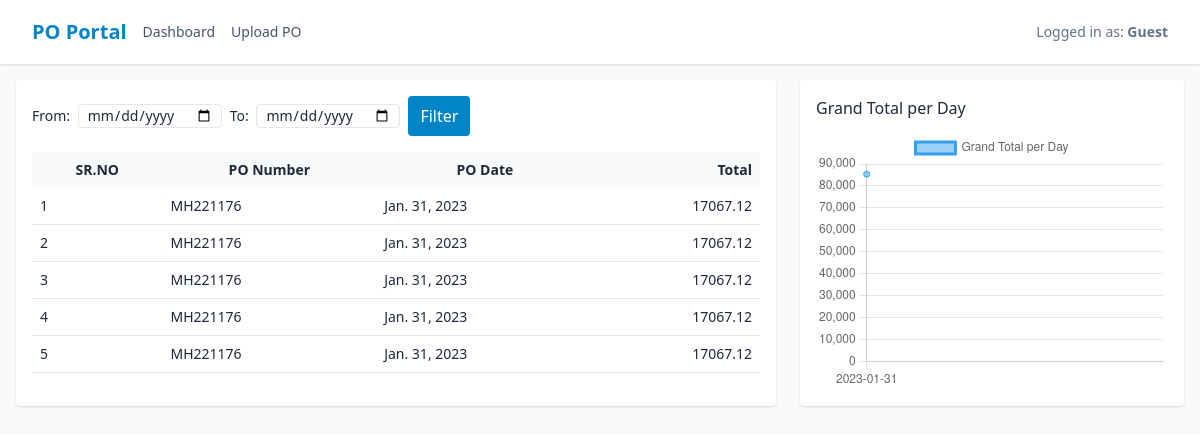
Before: /api/invoices/ with the older database file.
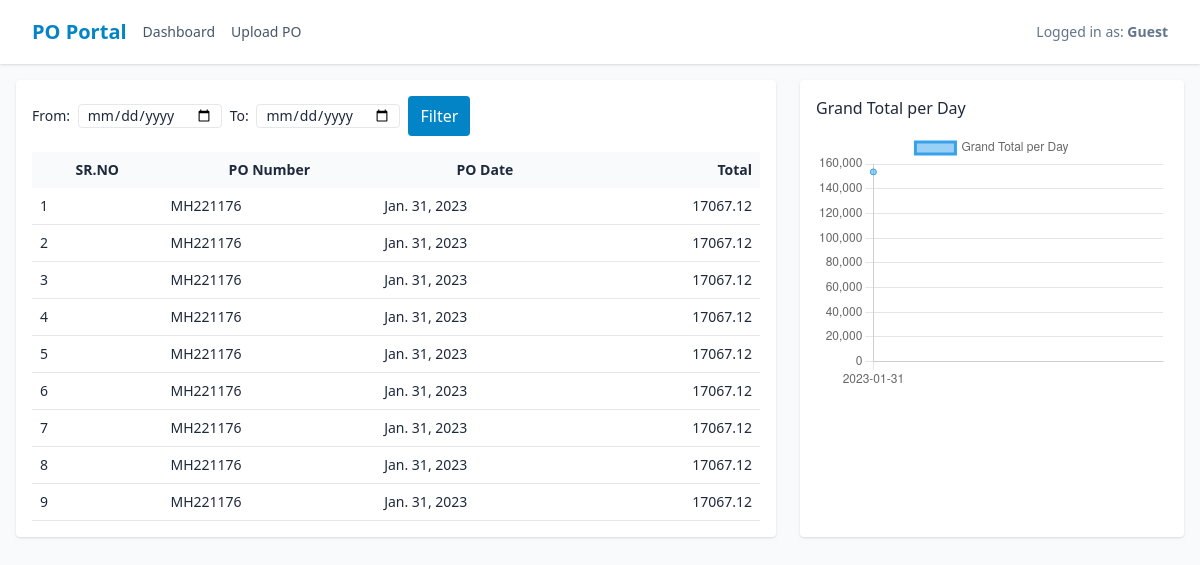
After: the same page with the newer database file.
### invoices/models.py (models this page shows, shortened)
class PurchaseOrder(models.Model):
    po_number = models.CharField(max_length=64, db_index=True)
    po_date = models.DateField(null=True, blank=True)
    grand_total = models.DecimalField(max_digits=14, decimal_places=2, null=True, blank=True)
    source_file = models.FileField(upload_to="po_uploads/")
    created_at = models.DateTimeField(auto_now_add=True)
    class Meta:
        indexes = [
            models.Index(fields=["po_number"]),
            models.Index(fields=["po_date"]),
            models.Index(fields=["created_at"]),
        ]

### invoices/views.py (the view)
# urls.py: path("", dashboard_view, name="dashboard"),
def dashboard_view(request):
    date_from = request.GET.get("from")
    date_to = request.GET.get("to")
    qs = PurchaseOrder.objects.all().order_by("-created_at")
    parsed_from = parse_date(date_from) if date_from else None
    parsed_to = parse_date(date_to) if date_to else None
    if parsed_from:
        qs = qs.filter(po_date__gte=parsed_from)
    if parsed_to:
        qs = qs.filter(po_date__lte=parsed_to)
    cache_key = f"po_agg:{date_from}:{date_to}"
    agg = cache.get(cache_key)
    if agg is None:
        agg = (
            qs.values("po_date")
              .annotate(total_per_day=Sum("grand_total"))
              .order_by("po_date")
        )
        agg = list(agg)
        agg = convert_for_json(agg)
        cache.set(cache_key, agg, timeout=60)
    return render(request, "invoices/dashboard.html", {
        "orders": qs[:500],
        "agg": json.dumps(agg),
        "filter_from": date_from or "",
        "filter_to": date_to or "",
    })

### invoices/views.py (called while the page is built)
def convert_for_json(obj):
    if isinstance(obj, dict):
        return {k: convert_for_json(v) for k, v in obj.items()}
    elif isinstance(obj, list):
        return [convert_for_json(i) for i in obj]
    elif isinstance(obj, (datetime.date, datetime.datetime)):
        return obj.isoformat()
    elif isinstance(obj, Decimal):
        return float(obj)
    else:
        return obj

### invoices/templates/invoices/dashboard.html (shortened to what this page needs)
{% extends "invoices/base.html" %}
{% block content %}
<div class="flex flex-col lg:flex-row gap-6">
  <div class="flex-1 bg-white p-4 rounded shadow">
    <div class="flex items-center justify-between gap-4 mb-4">
      <form method="get" class="flex items-center gap-2">
        <label class="text-sm">From:
          <input type="date" name="from" value="{{ request.GET.from }}" class="ml-1 border rounded px-2" />
        </label>
        <label class="text-sm">To:
          <input type="date" name="to" value="{{ request.GET.to }}" class="ml-1 border rounded px-2" />
        </label>
        <button class="px-3 py-2 bg-sky-600 text-white rounded">Filter</button>
      </form>
    </div>
    <table class="min-w-full text-sm">
      <thead class="bg-slate-50">
        <tr>
          <th class="p-2">SR.NO</th>
          <th class="p-2">PO Number</th>
          <th class="p-2">PO Date</th>
          <th class="p-2 text-right">Total</th>
        </tr>
      </thead>
      <tbody>
        {% for o in orders %}
        <tr class="border-b">
          <td class="p-2">{{ forloop.counter }}</td>
          <td class="p-2">{{ o.po_number }}</td>
          <td class="p-2">{{ o.po_date }}</td>
          <td class="p-2 text-right">{{ o.grand_total }}</td>
        </tr>
        {% empty %}
          <tr><td colspan="4" class="p-4 text-center">No records yet.</td></tr>
        {% endfor %}
      </tbody>
    </table>
  </div>
  <div class="w-full lg:w-96 bg-white p-4 rounded shadow">
    <h3 class="font-medium mb-3">Grand Total per Day</h3>
    <canvas id="poChart" height="220"></canvas>
  </div>
</div>
{% endblock %}
{% block scripts %}
<script>
  // Chart Data
  const agg = {{ agg|safe }};
  const labels = agg.map(x => x.po_date || "Unknown");
  const values = agg.map(x => x.total_per_day || 0);
  const ctx = document.getElementById("poChart").getContext("2d");
  new Chart(ctx, {
    type: "line",
    data: {
      labels,
      datasets: [{
        label: "Grand Total per Day",
        data: values,
        fill: true,
        tension: 0.3
      }]
    },
    options: { scales: { y: { beginAtZero: true } } }
  });
</script>
{% endblock %}

### invoices/templates/invoices/base.html (shortened to what this page needs)
<!doctype html>
<html lang="en">
<head>
  <script src="https://cdn.tailwindcss.com"></script>
</head>
<body class="bg-slate-50 min-h-screen text-slate-800">
  <nav class="bg-white shadow">
    <div class="max-w-7xl mx-auto px-4 sm:px-6 lg:px-8">
      <div class="flex justify-between h-16 items-center">
        <div class="flex items-center gap-4">
          <a href="/" class="text-xl font-semibold text-sky-600">PO Portal</a>
          <a href="{% url 'dashboard' %}" class="text-sm text-slate-600 hover:text-slate-900">Dashboard</a>
          <a href="{% url 'upload' %}" class="text-sm text-slate-600 hover:text-slate-900">Upload PO</a>
        </div>
        <div class="text-sm text-slate-500">
          <span>Logged in as:
            <strong>{% if request.user.is_authenticated %}{{ request.user.username }}{% else %}Guest{% endif %}</strong>
          </span>
        </div>
      </div>
    </div>
  </nav>
  <main class="max-w-7xl mx-auto p-4">
    {% block content %}{% endblock %}
  </main>
  {% block scripts %}{% endblock %}
</body>
</html>

Changed rows visible on the page:
added PurchaseOrder: po_number "MH221176", po_date "Jan. 31, 2023", grand_total "17067.12"
added PurchaseOrder: po_number "MH221176", po_date "Jan. 31, 2023", grand_total "17067.12"
added PurchaseOrder: po_number "MH221176", po_date "Jan. 31, 2023", grand_total "17067.12"
added PurchaseOrder: po_number "MH221176", po_date "Jan. 31, 2023", grand_total "17067.12"
Other visible differences:
chart data {{ agg|safe }}: [{"po_date": "2023-01-31", "total_per_day": 85335.6}] → [{"po_date": "2023-01-31", "total_per_day": 153604.08}]
